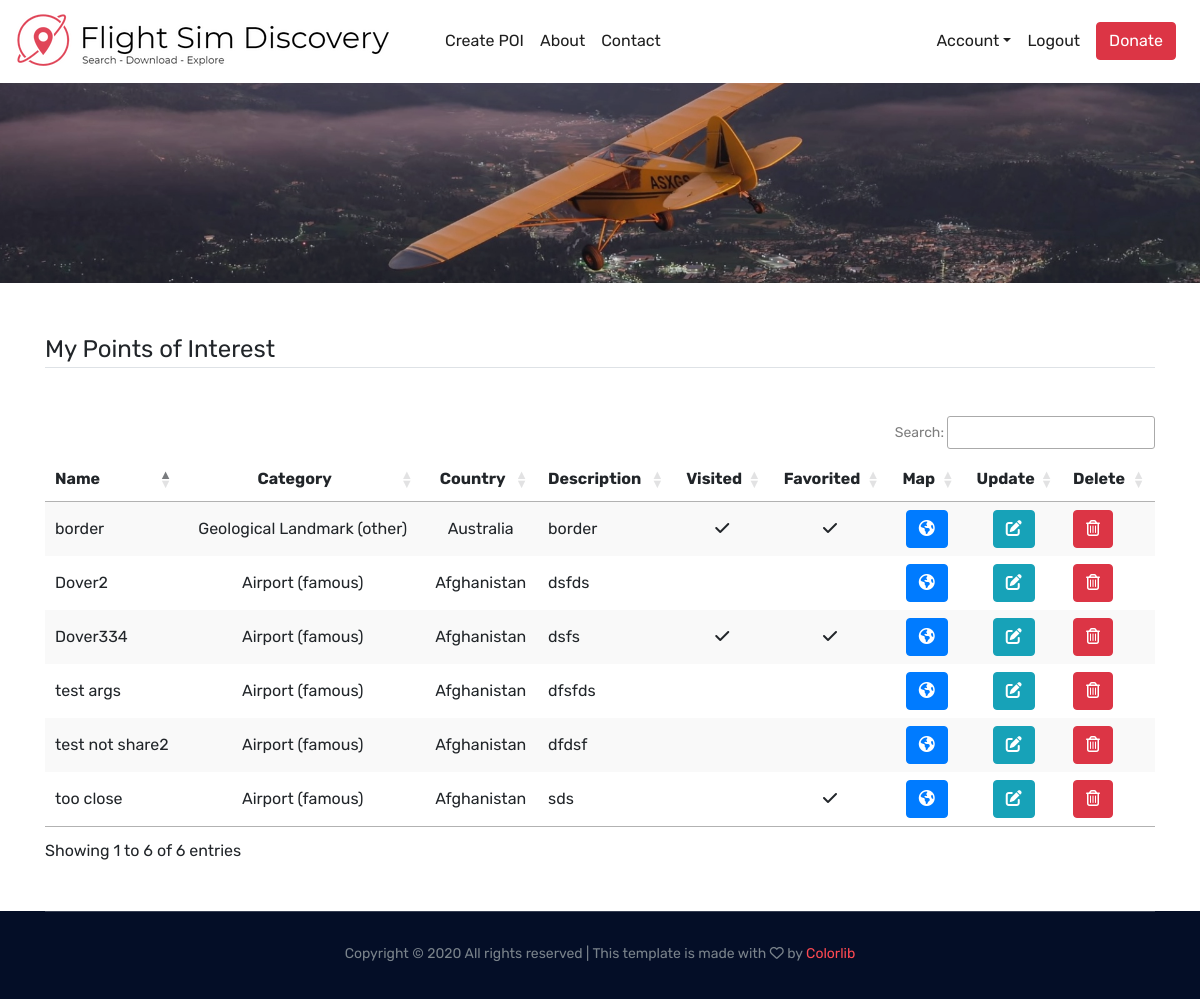
The app's page /user_pois (signed in) with its own data.
### flightsimdiscovery/models.py (models this page shows, shortened)
class Pois(db.Model):
    id = db.Column(db.Integer, primary_key=True)
    user_id = db.Column(db.Integer, db.ForeignKey('user.id'), nullable=False)
    name = db.Column(db.String(50), unique=True, nullable=False)
    latitude = db.Column(db.FLOAT, unique=False, nullable=False)
    longitude = db.Column(db.FLOAT, unique=False, nullable=False)
    region = db.Column(db.String(20), unique=False, nullable=False)
    country = db.Column(db.String(60), unique=False, nullable=False)
    category = db.Column(db.String(20), unique=False, nullable=False)
    description = db.Column(db.Text, nullable=True)
    nearest_icao_code = db.Column(db.String(4), nullable=True)
    date_posted = db.Column(db.DateTime, nullable=False, default=datetime.utcnow)
    share = db.Column(db.Boolean(), nullable=False, default=True)
    flag = db.Column(db.Boolean(), nullable=False, default=False)

### flightsimdiscovery/users/routes.py (the view)
@users.route("/user_pois")
@login_required
def user_pois():
    print(current_user.id)
    user_pois_with_additional_data = get_user_pois_dict_inc_favorites_visited(current_user.id, True)
    return render_template('user_pois.html', user_pois=user_pois_with_additional_data)

### flightsimdiscovery/models.py (called while the page is built)
@login_manager.user_loader
def load_user(user_id):
    return User.query.get(int(user_id))

### flightsimdiscovery/pois/utils.py (called while the page is built)
def getTickImageBasedOnState(state):
    if state:
        return "fas fa-check"
    else:
        return ""

### flightsimdiscovery/users/utitls.py (called while the page is built)
def get_pois_id_list(poi_id_list):
    id_list = []
    for poi_id in poi_id_list:
        id_list.append(poi_id.poi_id)
    return id_list

### flightsimdiscovery/templates/user_pois.html (shortened to what this page needs)
{% extends "base.html" %}
{% block content %}
<div class="bradcam_area register_bg">
</div>
<div class="container">
    <div class="user_pois_section my-5">
        <div class="db_table_area">
          <legend class="border-bottom mb-5">My Points of Interest</legend>
            <table id="account_poi_datatable" class="stripe">
            <thead class="">
                <tr>
                <th scope="col">Name</th>
                <th scope="col">Category</th>
                <th scope="col">Country</th>
                <th scope="col">Description</th>
                <th scope="col">Visited</th>
                <th scope="col">Favorited</th>
                <th scope="col">Map</th>
                <th scope="col">Update</th>
                <th scope="col">Delete</th>
                </tr>
            </thead>
            <tbody>
                {% for poi in user_pois %}
                <tr>
                <td>{{poi.name}}</td>
                <td>{{poi.category}}</td>
                <td>{{poi.country}}</td>
                <td>{{poi.description}}</td>
                <td><i class="{{poi.visited}}"></i></td>
                <td><i class="{{poi.favorited}}"></i></td>
                <td><a href="/{{poi.location}}" class="btn btn-primary" onclick="this.form.submit()" role="button" aria-disabled="true"><i class="fas fa-globe-americas"></i></a></td>
                <td><a href="/poi/{{poi.id}}/update" class="btn btn-info" role="button" aria-disabled="true"><i class="fas fa-edit"></i></a></td>
                <td><button type="button" class="open_delete_modal btn btn-danger" data-id="{{poi.id}}" data-toggle="modal" data-target="#deleteModal"><i class="far fa-trash-alt"></i></button></td>
                </tr>
                {% endfor %}
            </tbody>
            </table>
        </div>
    </div>
</div>
{% endblock content %}

### records on screen
Pois: name "test not share2", category "Airport (famous)", country "Afghanistan", description "dfdsf"
Pois: name "border", category "Geological Landmark (other)", country "Australia", description "border"
Pois: name "test args", category "Airport (famous)", country "Afghanistan", description "dfsfds"
Pois: name "Dover2", category "Airport (famous)", country "Afghanistan", description "dsfds"
Pois: name "Dover334", category "Airport (famous)", country "Afghanistan", description "dsfs"
Pois: name "too close", category "Airport (famous)", country "Afghanistan", description "sds"
